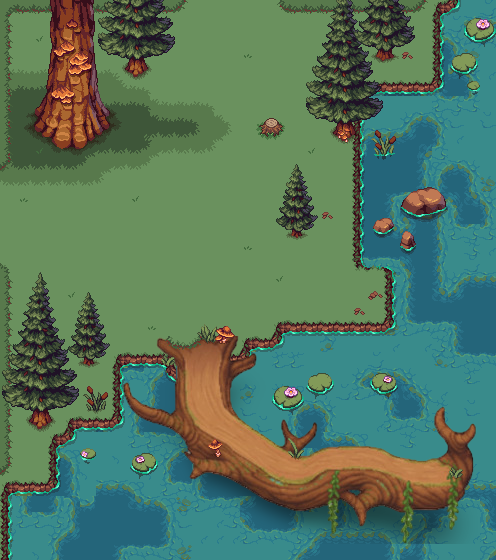

The image is a tile-based game level rendered from a .tmx file. Its description and source (layers, tilesets, objects; grid data summarised) follow:
An orthogonal 31x35 tile map with 16x16 px tiles, 12 tile layers (Ground, Shadows, BorderShadows, Borders, ...), 15 tilesets and 10 objects.

<map version="1.10" tiledversion="1.11.2" orientation="orthogonal" renderorder="right-down" width="31" height="35" tilewidth="16" tileheight="16" infinite="0" nextlayerid="21" nextobjectid="11">
 <tileset firstgid="1" source="Tilesheet_Shadow_colorShadow_v2.tsx" />
 <tileset firstgid="2913" source="rama.tsx" />
 <tileset firstgid="3361" source="rama2.tsx" />
 <tileset firstgid="3541" source="Decorations_c1.tsx" />
 <tileset firstgid="5161" source="U1_decorations_c1.tsx" />
 <tileset firstgid="5805" source="House_exterior.tsx" />
 <tileset firstgid="6774" source="32x32_WaterPlants_5.tsx" />
 <tileset firstgid="6798" source="32x32_WaterPlants_4.tsx" />
 <tileset firstgid="6822" source="32x32_WaterPlants_3.tsx" />
 <tileset firstgid="6846" source="32x32_WaterPlants_2.tsx" />
 <tileset firstgid="6870" source="16x16_Water_Plants_1.tsx" />
 <tileset firstgid="6876" source="16x16_Water_Plants_2.tsx" />
 <tileset firstgid="6882" source="16x32_Rock_9.tsx" />
 <tileset firstgid="6894" source="32x32_Rock_8.tsx" />
 <tileset firstgid="6918" source="48x48_Rock_10.tsx" />
 <layer id="1" name="Ground" width="31" height="35">
  <data>[1085 cells, 1085 non-empty, 25 distinct tile ids]</data>
 </layer>
 <layer id="15" name="Shadows" width="31" height="35">
  <data>[1085 cells, 88 non-empty, 18 distinct tile ids]</data>
 </layer>
 <layer id="16" name="BorderShadows" width="31" height="35">
  <data>[1085 cells, 24 non-empty, 19 distinct tile ids]</data>
 </layer>
 <layer id="6" name="Borders" width="31" height="35">
  <data>[1085 cells, 158 non-empty, 33 distinct tile ids]</data>
 </layer>
 <layer id="5" name="Rama" width="31" height="35">
  <data>[1085 cells, 320 non-empty, 320 distinct tile ids]</data>
 </layer>
 <layer id="7" name="Grass" width="31" height="35">
  <data>[1085 cells, 46 non-empty, 30 distinct tile ids]</data>
 </layer>
 <layer id="19" name="Details" width="31" height="35">
  <data>[1085 cells, 48 non-empty, 35 distinct tile ids]</data>
 </layer>
 <layer id="18" name="Player" width="31" height="35">
  <data>[1085 cells, 0 non-empty, 0 distinct tile ids]</data>
 </layer>
 <layer id="20" name="Hada" width="31" height="35">
  <data>[1085 cells, 0 non-empty, 0 distinct tile ids]</data>
 </layer>
 <layer id="10" name="Trees" width="31" height="35">
  <data>[1085 cells, 54 non-empty, 54 distinct tile ids]</data>
 </layer>
 <layer id="8" name="Deco" width="31" height="35">
  <data>[1085 cells, 135 non-empty, 68 distinct tile ids]</data>
 </layer>
 <layer id="11" name="Deco1" width="31" height="35">
  <data>[1085 cells, 64 non-empty, 50 distinct tile ids]</data>
 </layer>
 <objectgroup id="17" name="CollisionMask">
  <object id="1" x="-1.33333" y="474.667">
   <polygon points="1,6.75 9.09203,-0.693669 12.8864,5.20982 24.4583,5.58333 33.5649,4.50943 41.0892,7.32235 46.6667,3.33333 49.4092,-2.66227 46.8883,-15.4163 51.3333,-37.9167 55.8269,-42.291 62.0423,-42.9793 66.1978,-47.6914 70.9167,-58.3333 85.0478,-59.3683 92.0818,-58.9281 98.9695,-59.9887 103.828,-57.1129 112.542,-59.25 112.729,-111.179 115.708,-119.542 122.712,-123.101 135.5,-120.846 176.034,-127.696 180.736,-57.1173 281.125,14.709 320.94,3.947 362.85,-1.951 408.487,12.343 453.862,9.25933 445.096,-17.603 420.853,-12.637 360.046,-31.5573 300.205,-18.4103 230.904,-66.2853 232.055,-142.735 245.119,-140.518 258.181,-140.717 268.25,-138.417 272.64,-144.182 275.186,-151.571 281.689,-156.969 290.908,-156.898 307.573,-156.493 382.833,-155.625 383.833,-168.417 383.542,-202.5 364.168,-202.139 355.042,-204.833 351.419,-211.917 351.833,-329.542 341.73,-327.446 328.87,-335.074 330.166,-346.958 335.013,-355.386 350.458,-351.208 353.206,-352.873 352.718,-357.529 352.72,-370.779 350.519,-386.29 349.718,-390.632 351.083,-392.792 354.408,-393.455 357.091,-393.764 423.336,-393.59 427.6,-393.664 431.333,-394.667 432.339,-398.696 432.248,-402.185 432.021,-452.917 432.64,-459.417 433.106,-462.846 430.75,-464.542 425.48,-465.6 422.083,-462.626 415.209,-460.33 292.954,-460.504 283.125,-462.208 278.589,-467.363 278.542,-474.875 497.333,-474.667 496,85.3333 -4,86.6667" />
  </object>
  <object id="2" x="0" y="264">
   <polygon points="10,0.75 14,18.5 12,206.167 -0.75,217.417 -2.75,-2.33333" />
  </object>
  <object id="3" x="4" y="180">
   <polygon points="-4.25,-3.75 8.66278,-17.448 8.41667,-48.75 10,-164.667 152.748,-165.537 173.333,-165.333 181.443,-171.98 185.333,-181.333 -4.66667,-180.917" />
  </object>
  <object id="4" x="294" y="243.225">
   <polygon points="0.09375,-1.75316 -1.83095,-3.99585 -6.1875,-5.73996 -6.30764,-15.0324 11.4271,-14.1681 12.4121,-4.12275 7.12883,-2.69409 3.9243,-1.55587" />
  </object>
  <object id="5" x="270.602" y="142.012">
   <polygon points="-0.0954289,-3.09529 -12.2847,-6.04411 -12.7159,-19.369 -2.65804,-24.4384 3.05042,-24.7512 6.67028,-24.2681 15.4356,-18.8062 14.9838,-8.2702" />
  </object>
  <object id="6" x="370.77" y="54.2441">
   <polygon points="-1.10306,-3.67505 3.73933,4.67125 12.961,11.7142 22.2893,9.05573 27.4386,-3.21567 15.4404,-5.83771" />
  </object>
  <object id="7" x="119.744" y="63.5074">
   <polygon points="3.10429,0.982858 1.42059,3.98559 2.84745,9.33164 8.70428,14.1792 16.2733,17.6669 26.0458,13.3889 33.2264,6.92982 30.7519,-0.0982858" />
  </object>
  <object id="8" x="24.3699" y="105.165">
   <polygon points="14.5526,-8.58119 10.7182,-1.1475 3.95891,7.21772 2.9339,24.3185 9.2883,33.1866 16.4375,36.1571 21.7126,43.4871 32.628,50.8609 44.9947,54.0438 61.6062,51.751 72.8171,44.3213 75.1551,37.5396 82.534,30.8822 89.2524,25.832 90.6434,14.9267 93.011,8.71479 86.494,-2.34858 78.8376,-7.91452" />
  </object>
  <object id="9" x="25" y="422">
   <polygon points="-2.14583,-1.41667 4.92443,6.78395 15.625,9.8125 22.5634,7.04585 28.8075,3.70076 30.6766,-2.75892 28.75,-12.5 3.1875,-12.7708" />
  </object>
  <object id="10" x="70.6788" y="363.987">
   <polygon points="8.44845,-0.547104 12.004,4.84017 18.3189,5.47104 25.8494,0.996953 26.3213,-6.96646 7.86291,-6.96646" />
  </object>
 </objectgroup>
</map>
